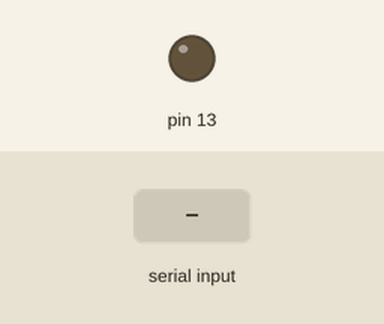
Recording of a sketch running on a simulated Arduino Uno, built with avr-gcc and run on an emulated ATmega328P. Shown: output pins drawn as LEDs (lit = HIGH). The inputs (shaded band) are chosen by the test bench.

Above: at 1.2 s.
1.3 s: "1" received over Serial
At 2.0 s:
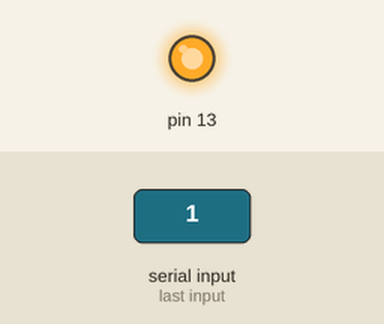
2.8 s: "0" received over Serial
At 3.1 s:
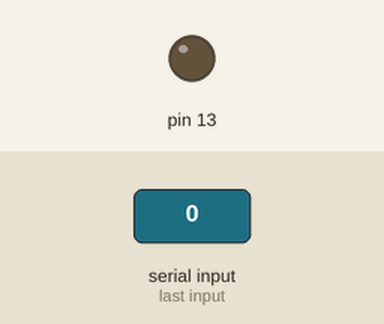
Timing chart, 0 to 5.8 s (numbered marks = the images above; inputs shaded):
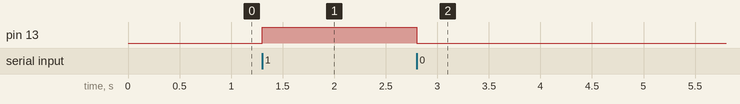

Measured:
- after the input at 1.3 s, pin 13: LOW → HIGH at once
- after the input at 2.8 s, pin 13: HIGH → LOW at once

The sketch:

Alphabot.ino
```cpp
char action;

void setup() {
Serial.begin(9600);
pinMode(13,OUTPUT);
}

void loop() {
if(Serial.available())
  action=Serial.read();

if(action=='1')
  digitalWrite(13,HIGH);
if(action=='0')
  digitalWrite(13,LOW);
}
```
